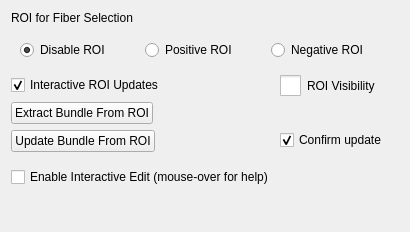
<?xml version="1.0" encoding="UTF-8"?>
<ui version="4.0">
 <class>qSlicerTractographyEditorROIWidget</class>
 <widget class="qSlicerWidget" name="qSlicerTractographyEditorROIWidget">
  <property name="geometry">
   <rect>
    <x>0</x>
    <y>0</y>
    <width>410</width>
    <height>232</height>
   </rect>
  </property>
  <property name="sizePolicy">
   <sizepolicy hsizetype="Preferred" vsizetype="Preferred">
    <horstretch>0</horstretch>
    <verstretch>0</verstretch>
   </sizepolicy>
  </property>
  <property name="windowTitle">
   <string>Form</string>
  </property>
  <layout class="QFormLayout" name="formLayout">
   <item row="0" column="0">
    <widget class="QLabel" name="ROIForFiberSelectionLabel">
     <property name="text">
      <string>ROI for Fiber Selection</string>
     </property>
    </widget>
   </item>
   <item row="0" column="1">
    <widget class="qMRMLNodeComboBox" name="ROIForFiberSelectionMRMLNodeSelector">
     <property name="enabled">
      <bool>true</bool>
     </property>
     <property name="nodeTypes">
      <stringlist>
       <string>vtkMRMLAnnotationROINode</string>
      </stringlist>
     </property>
     <property name="showHidden">
      <bool>true</bool>
     </property>
     <property name="noneEnabled">
      <bool>true</bool>
     </property>
     <property name="editEnabled">
      <bool>true</bool>
     </property>
     <property name="renameEnabled">
      <bool>true</bool>
     </property>
     <property name="selectNodeUponCreation">
      <bool>true</bool>
     </property>
    </widget>
   </item>
   <item row="1" column="0" colspan="2">
    <widget class="QWidget" name="widget" native="true">
     <layout class="QHBoxLayout" name="horizontalLayout_2">
      <item>
       <widget class="QRadioButton" name="DisableROI">
        <property name="text">
         <string>Disable ROI</string>
        </property>
        <property name="checked">
         <bool>true</bool>
        </property>
       </widget>
      </item>
      <item>
       <widget class="QRadioButton" name="PositiveROI">
        <property name="text">
         <string>Positive ROI</string>
        </property>
       </widget>
      </item>
      <item>
       <widget class="QRadioButton" name="NegativeROI">
        <property name="text">
         <string>Negative ROI</string>
        </property>
       </widget>
      </item>
     </layout>
    </widget>
   </item>
   <item row="2" column="0">
    <widget class="QCheckBox" name="InteractiveROI">
     <property name="text">
      <string>Interactive ROI Updates</string>
     </property>
     <property name="checked">
      <bool>true</bool>
     </property>
    </widget>
   </item>
   <item row="2" column="1">
    <widget class="QCheckBox" name="ROIVisibility">
     <property name="styleSheet">
      <string notr="true">QCheckBox::indicator {
     width: 21px;
     height: 21px;
 }

 QCheckBox::indicator:checked {
     image: url(:/Icons/Medium/SlicerVisible.png);
 }
QCheckBox::indicator:unchecked {
     image: url(:/Icons/Medium/SlicerInvisible.png);
 }</string>
     </property>
     <property name="text">
      <string>ROI Visibility</string>
     </property>
     <property name="autoExclusive">
      <bool>true</bool>
     </property>
    </widget>
   </item>
   <item row="3" column="0">
    <widget class="QPushButton" name="CreateNewFiberBundle">
     <property name="toolTip">
      <string>Create a new fiber bundle using the ROI selection and the percentage of fibers shown as input.</string>
     </property>
     <property name="text">
      <string>Extract Bundle From ROI</string>
     </property>
    </widget>
   </item>
   <item row="3" column="1">
    <widget class="qMRMLNodeComboBox" name="FiberBundleFromSelection">
     <property name="enabled">
      <bool>true</bool>
     </property>
     <property name="nodeTypes">
      <stringlist>
       <string>vtkMRMLFiberBundleNode</string>
      </stringlist>
     </property>
     <property name="showHidden">
      <bool>true</bool>
     </property>
     <property name="noneEnabled">
      <bool>true</bool>
     </property>
     <property name="editEnabled">
      <bool>true</bool>
     </property>
     <property name="renameEnabled">
      <bool>true</bool>
     </property>
     <property name="selectNodeUponCreation">
      <bool>true</bool>
     </property>
    </widget>
   </item>
   <item row="4" column="0">
    <widget class="QPushButton" name="UpdateBundleFromSelection">
     <property name="toolTip">
      <string>Crop the fiber bundle using the ROI selection and the percentage of fibers shown as input.</string>
     </property>
     <property name="text">
      <string>Update Bundle From ROI</string>
     </property>
    </widget>
   </item>
   <item row="4" column="1">
    <widget class="QCheckBox" name="ConfirmFiberBundleUpdate">
     <property name="text">
      <string>Confirm update</string>
     </property>
     <property name="checked">
      <bool>true</bool>
     </property>
    </widget>
   </item>
   <item row="6" column="0">
    <widget class="QCheckBox" name="EnableFiberEdit">
     <property name="text">
      <string>Enable Interactive Edit (mouse-over for help)</string>
     </property>
     <property name="checked">
      <bool>false</bool>
     </property>
    </widget>
   </item>
   <item row="5" column="0">
    <widget class="Line" name="line">
     <property name="orientation">
      <enum>Qt::Horizontal</enum>
     </property>
    </widget>
   </item>
  </layout>
 </widget>
 <customwidgets>
  <customwidget>
   <class>qMRMLNodeComboBox</class>
   <extends>QWidget</extends>
   <header>qMRMLNodeComboBox.h</header>
  </customwidget>
  <customwidget>
   <class>qSlicerWidget</class>
   <extends>QWidget</extends>
   <header>qSlicerWidget.h</header>
   <container>1</container>
  </customwidget>
 </customwidgets>
 <resources/>
 <connections>
  <connection>
   <sender>qSlicerTractographyEditorROIWidget</sender>
   <signal>mrmlSceneChanged(vtkMRMLScene*)</signal>
   <receiver>FiberBundleFromSelection</receiver>
   <slot>setMRMLScene(vtkMRMLScene*)</slot>
   <hints>
    <hint type="sourcelabel">
     <x>204</x>
     <y>80</y>
    </hint>
    <hint type="destinationlabel">
     <x>296</x>
     <y>101</y>
    </hint>
   </hints>
  </connection>
  <connection>
   <sender>qSlicerTractographyEditorROIWidget</sender>
   <signal>mrmlSceneChanged(vtkMRMLScene*)</signal>
   <receiver>ROIForFiberSelectionMRMLNodeSelector</receiver>
   <slot>setMRMLScene(vtkMRMLScene*)</slot>
   <hints>
    <hint type="sourcelabel">
     <x>204</x>
     <y>80</y>
    </hint>
    <hint type="destinationlabel">
     <x>296</x>
     <y>22</y>
    </hint>
   </hints>
  </connection>
 </connections>
</ui>
